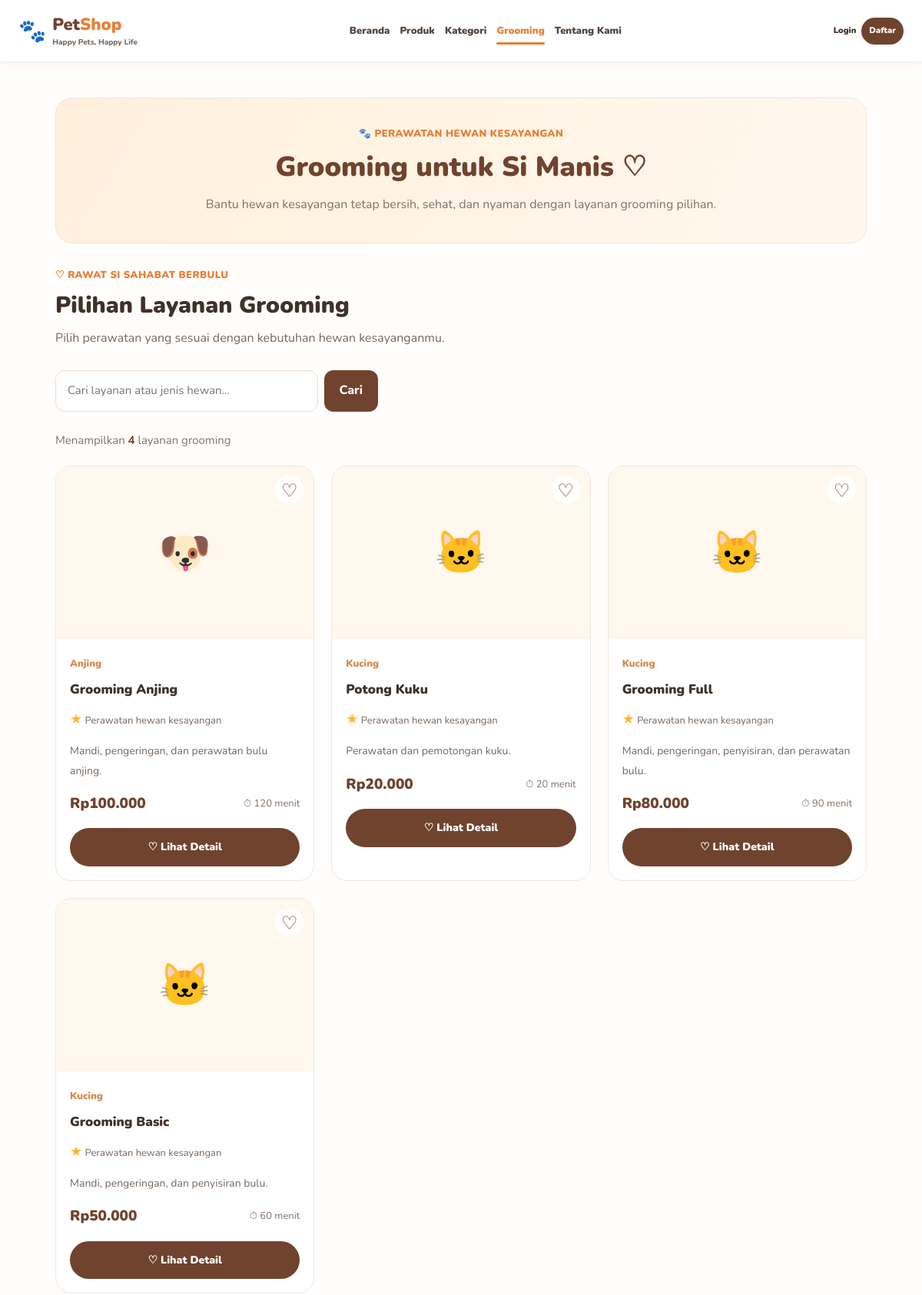
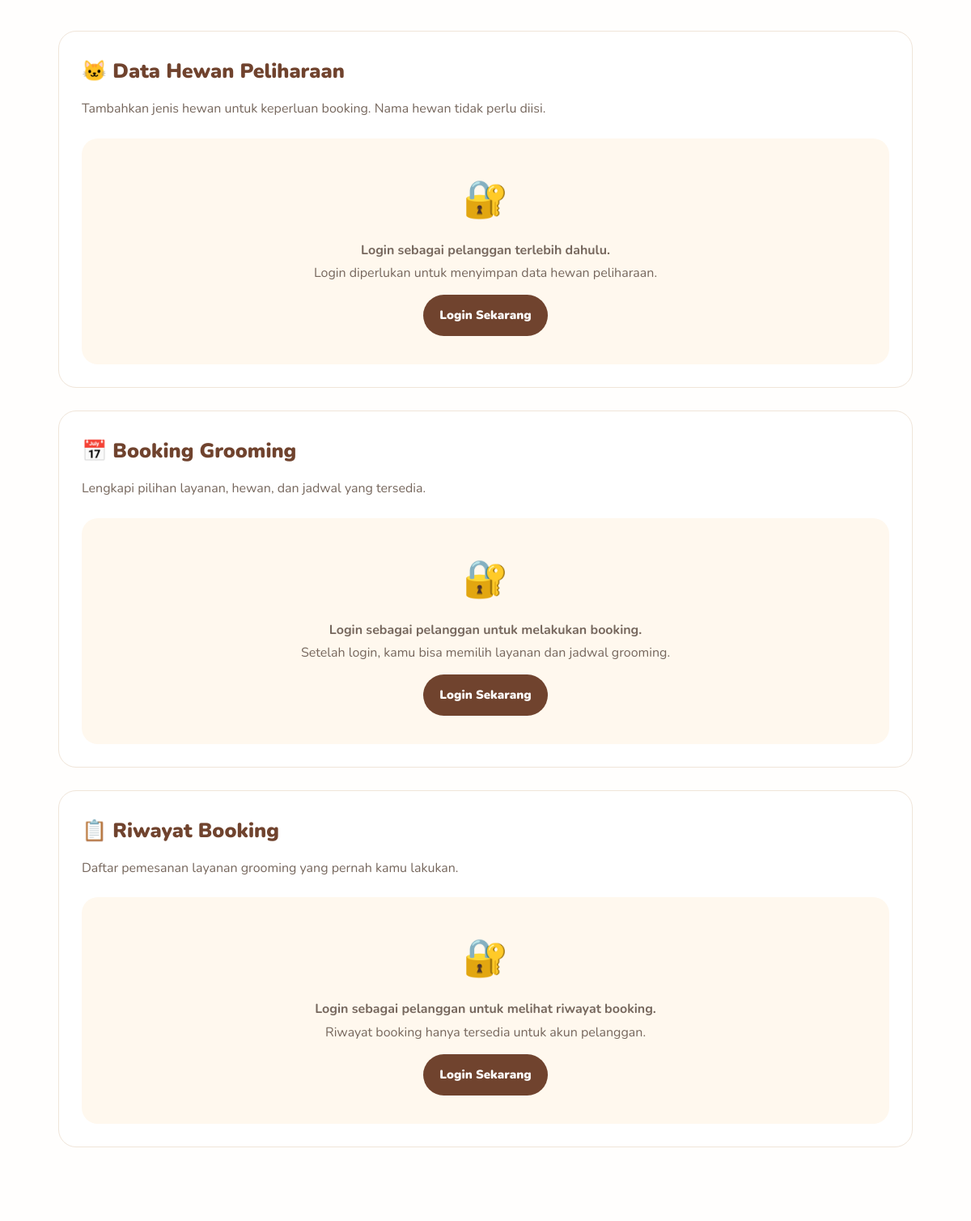
/grooming.php (upper part), run on the app's committed database (2 pictures, top to bottom).
### tables this page shows
CREATE TABLE `layanan_grooming` (
  `id` int NOT NULL,
  `nama_layanan` varchar(150) NOT NULL,
  `jenis_hewan` varchar(50) NOT NULL,
  `deskripsi` text,
  `harga` decimal(12,2) NOT NULL,
  `durasi` int NOT NULL,
  `gambar` varchar(255) DEFAULT NULL,
  `created_at` timestamp NULL DEFAULT CURRENT_TIMESTAMP
);

### grooming.php (the view, shortened to what this page needs)
<?php
require_once 'config/koneksi.php';
function e($value) {
    return htmlspecialchars((string)($value ?? ''), ENT_QUOTES, 'UTF-8');
}
function rupiah($angka) {
    return 'Rp' . number_format((float)$angka, 0, ',', '.');
}
$sudahLogin = isset($_SESSION['user_id']);
$namaPengguna = $_SESSION['nama'] ?? '';
$role = $_SESSION['role'] ?? '';
$isPelanggan = $sudahLogin && $role === 'pelanggan';
$isAdmin = $sudahLogin && $role === 'admin';
$cari = trim($_GET['cari'] ?? '');
$layananDipilih = (int)($_GET['layanan'] ?? 0);
if ($cari !== '') {
    $keyword = '%' . $cari . '%';
    $stmtLayanan = mysqli_prepare($koneksi, "
        SELECT *
        FROM layanan_grooming
        WHERE nama_layanan LIKE ?
           OR jenis_hewan LIKE ?
           OR deskripsi LIKE ?
        ORDER BY id DESC
    ");
    if ($stmtLayanan) {
        mysqli_stmt_bind_param(
            $stmtLayanan,
            'sss',
            $keyword,
            $keyword,
            $keyword
        );
    }
} else {
    $stmtLayanan = mysqli_prepare($koneksi, "
        SELECT *
        FROM layanan_grooming
        ORDER BY id DESC
    ");
}
$daftarLayanan = [];
if ($stmtLayanan) {
    mysqli_stmt_execute($stmtLayanan);
    $hasilLayanan = mysqli_stmt_get_result($stmtLayanan);
    while ($data = mysqli_fetch_assoc($hasilLayanan)) {
        $daftarLayanan[] = $data;
    }
}
$daftarHewan = [];
$daftarJadwal = [];
$hasilJadwal = mysqli_query($koneksi, "
    SELECT id, tanggal, jam
    FROM jadwal_grooming
    WHERE status = 'Tersedia'
      AND tanggal >= CURDATE()
    ORDER BY tanggal ASC, jam ASC
");
if ($hasilJadwal) {
    while ($data = mysqli_fetch_assoc($hasilJadwal)) {
        $daftarJadwal[] = $data;
    }
}
?>
<!DOCTYPE html>
<html lang="id">
<head>
    <link rel="stylesheet" href="assets/css/style.css">
</head>
<body>
<header class="navbar">
    <a href="index.php" class="brand">
        <span class="brand-paw">🐾</span>
        <span>
            <strong>Pet<span class="brand-orange">Shop</span></strong>
            <small>Happy Pets, Happy Life</small>
        </span>
    </a>
    <nav class="nav-menu" id="navMenu">
        <a href="index.php" class="nav-link">Beranda</a>
        <a href="produk.php" class="nav-link">Produk</a>
        <a href="index.php#kategori" class="nav-link">Kategori</a>
        <a href="grooming.php" class="nav-link active">Grooming</a>
        <a href="index.php#tentang" class="nav-link">Tentang Kami</a>
    </nav>
    <div class="nav-actions">
        <?php if ($sudahLogin): ?>
            <span class="welcome-user">Hai, <?= e($namaPengguna) ?>!</span>
            <?php if ($isAdmin): ?>
                <a href="admin/dashboard.php" class="btn-small">Dashboard</a>
            <?php endif; ?>
            <a href="logout.php" class="btn-small">Logout</a>
        <?php else: ?>
            <a href="login.php" class="login-link">Login</a>
            <a href="register.php" class="btn-small">Daftar</a>
        <?php endif; ?>
    </div>
</header>
<main class="catalog">
    <section class="catalog-banner">
        <div class="eyebrow">🐾 PERAWATAN HEWAN KESAYANGAN</div>
        <h1>Grooming untuk Si Manis ♡</h1>
        <p>
            Bantu hewan kesayangan tetap bersih, sehat, dan nyaman
            dengan layanan grooming pilihan.
        </p>
    </section>
    <section id="daftar-layanan">
        <div class="section-heading">
            <div>
                <p class="eyebrow">♡ RAWAT SI SAHABAT BERBULU</p>
                <h2>Pilihan Layanan Grooming</h2>
                <p>Pilih perawatan yang sesuai dengan kebutuhan hewan kesayanganmu.</p>
            </div>
        </div>
        <div class="catalog-tools">
            <form method="GET" action="grooming.php" class="catalog-search">
                <input
                    type="search"
                    name="cari"
                    value="<?= e($cari) ?>"
                    placeholder="Cari layanan atau jenis hewan..."
                    aria-label="Cari layanan grooming"
                >
                <button type="submit">Cari</button>
            </form>
        </div>
        <p class="catalog-count">
            Menampilkan <strong><?= count($daftarLayanan) ?></strong>
            layanan grooming
        </p>
        <?php if (count($daftarLayanan) > 0): ?>
            <div class="product-grid">
                <?php foreach ($daftarLayanan as $layanan): ?>
                    <?php
                    $jenisIkon = strtolower(trim($layanan['jenis_hewan'] ?? ''));
                    if (
                        strpos($jenisIkon, 'anjing') !== false &&
                        strpos($jenisIkon, 'kucing') === false
                    ) {
                        $ikon = '🐶';
                    } elseif (
                        strpos($jenisIkon, 'semua') !== false ||
                        (
                            strpos($jenisIkon, 'anjing') !== false &&
                            strpos($jenisIkon, 'kucing') !== false
                        )
                    ) {
                        $ikon = '🐶🐱';
                    } else {
                        $ikon = '🐱';
                    }
                    ?>
                    <article class="product-card">
                        <a
                            href="detail_grooming.php?id=<?= (int)$layanan['id'] ?>"
                            class="product-picture"
                            aria-label="Lihat detail <?= e($layanan['nama_layanan']) ?>"
                        >
                            <div class="product-fallback"><?= $ikon ?></div>
                            <span class="picture-heart">♡</span>
                        </a>
                        <div class="product-details">
                            <span class="product-category">
                                <?= e($layanan['jenis_hewan'] ?? 'Semua Hewan') ?>
                            </span>
                            <h3>
                                <a href="detail_grooming.php?id=<?= (int)$layanan['id'] ?>">
                                    <?= e($layanan['nama_layanan']) ?>
                                </a>
                            </h3>
                            <div class="product-rating">
                                <span>★</span>
                                Perawatan hewan kesayangan
                            </div>
                            <p style="color:#76675d;font-size:14px;line-height:1.8;margin-bottom:14px;overflow-wrap:anywhere;">
                                <?= e(
                                    $layanan['deskripsi']
                                    ?: 'Perawatan untuk menjaga kebersihan dan kenyamanan hewan.'
                                ) ?>
                            </p>
                            <div class="product-bottom">
                                <span class="product-price">
                                    <?= rupiah($layanan['harga']) ?>
                                </span>
                                <span class="product-stock">
                                    ⏱ <?= e($layanan['durasi'] ?? '-') ?> menit
                                </span>
                            </div>
                            <a
                                href="detail_grooming.php?id=<?= (int)$layanan['id'] ?>"
                                class="btn-add-cart"
                            >
                                ♡ Lihat Detail
                            </a>
                        </div>
                    </article>
                <?php endforeach; ?>
            </div>
        <?php endif; ?>
    </section>
    <section class="grooming-block" id="data-hewan" style="margin-top:40px;">
        <h2>🐱 Data Hewan Peliharaan</h2>
        <p class="grooming-description">
            Tambahkan jenis hewan untuk keperluan booking. Nama hewan tidak perlu diisi.
        </p>
        <?php if ($isPelanggan): ?>
            <form method="POST" action="grooming.php#data-hewan" class="grooming-form">
                <input type="hidden" name="aksi" value="tambah_hewan">
                <div class="grooming-row">
                    <div>
                        <label for="jenis_hewan_baru">Jenis Hewan *</label>
                        <select name="jenis" id="jenis_hewan_baru" required>
                            <option value="">-- Pilih jenis hewan --</option>
                            <option value="Kucing">Kucing</option>
                            <option value="Anjing">Anjing</option>
                        </select>
                    </div>
                    <div>
                        <label for="ras">Ras (opsional)</label>
                        <input type="text" name="ras" id="ras" placeholder="Contoh: Persia">
                    </div>
                </div>
                <div class="grooming-row">
                    <div>
                        <label for="umur">Umur (opsional)</label>
                        <input type="number" name="umur" id="umur" min="0" max="100"
                               placeholder="Umur dalam tahun">
                    </div>
                    <div>
                        <label for="jenis_kelamin">Jenis Kelamin (opsional)</label>
                        <select name="jenis_kelamin" id="jenis_kelamin">
                            <option value="">Tidak diisi</option>
                            <option value="Jantan">Jantan</option>
                            <option value="Betina">Betina</option>
                        </select>
                    </div>
                </div>
                <div>
                    <label for="catatan">Catatan (opsional)</label>
                    <textarea name="catatan" id="catatan"
                              placeholder="Catatan tambahan jika diperlukan"></textarea>
                </div>
                <button type="submit" class="grooming-btn">+ Simpan Data Hewan</button>
            </form>
        <?php else: ?>
            <div class="grooming-empty">
                <span>🔐</span>
                <strong>Login sebagai pelanggan terlebih dahulu.</strong>
                <p>Login diperlukan untuk menyimpan data hewan peliharaan.</p>
                <a href="login.php" class="grooming-btn">Login Sekarang</a>
            </div>
        <?php endif; ?>
    </section>
    <section class="grooming-block" id="booking">
        <h2>📅 Booking Grooming</h2>
        <p class="grooming-description">
            Lengkapi pilihan layanan, hewan, dan jadwal yang tersedia.
        </p>
        <?php if ($isPelanggan): ?>
            <form method="POST" action="grooming.php#booking"
                  class="grooming-form" id="formBooking">
                <input type="hidden" name="aksi" value="booking">
                <div>
                    <label for="layanan_id">Layanan Grooming *</label>
                    <select name="layanan_id" id="layanan_id" required>
                        <option value="">-- Pilih layanan grooming --</option>
                        <?php foreach ($daftarLayanan as $layanan): ?>
                            <option
                                value="<?= (int)$layanan['id'] ?>"
                                data-jenis="<?= e($layanan['jenis_hewan']) ?>"
                                <?= $layananDipilih === (int)$layanan['id'] ? 'selected' : '' ?>
                            >
                                <?= e($layanan['nama_layanan']) ?>
                                — <?= rupiah($layanan['harga']) ?>
                            </option>
                        <?php endforeach; ?>
                    </select>
                    <p class="grooming-info" id="infoLayanan"></p>
                </div>
                <div>
                    <label for="hewan_id">Jenis Hewan Peliharaan *</label>
                    <select name="hewan_id" id="hewan_id" required>
                        <option value="">-- Pilih hewan --</option>
                        <?php foreach ($daftarHewan as $hewan): ?>
                            <option
                                value="<?= (int)$hewan['id'] ?>"
                                data-jenis="<?= e($hewan['jenis']) ?>"
                            >
                                <?= e($hewan['jenis']) ?>
                                <?= !empty($hewan['ras']) ? ' - ' . e($hewan['ras']) : '' ?>
                                <?= $hewan['umur'] !== null && $hewan['umur'] !== ''
                                    ? ' (' . e($hewan['umur']) . ' tahun)' : '' ?>
                            </option>
                        <?php endforeach; ?>
                    </select>
                    <?php if (count($daftarHewan) === 0): ?>
                        <p class="grooming-notice">
                            Tambahkan data hewan terlebih dahulu sebelum booking.
                        </p>
                    <?php endif; ?>
                </div>
                <div>
                    <label for="jadwal_id">Tanggal dan Jam *</label>
                    <select name="jadwal_id" id="jadwal_id" required>
                        <option value="">-- Pilih jadwal tersedia --</option>
                        <?php foreach ($daftarJadwal as $jadwal): ?>
                            <option value="<?= (int)$jadwal['id'] ?>">
                                <?= e(date('d-m-Y', strtotime($jadwal['tanggal']))) ?>
                                — <?= e(substr($jadwal['jam'], 0, 5)) ?>
                            </option>
                        <?php endforeach; ?>
                    </select>
                    <?php if (count($daftarJadwal) === 0): ?>
                        <p class="grooming-notice">
                            Belum ada jadwal tersedia. Silakan hubungi admin.
                        </p>
                    <?php endif; ?>
                </div>
                <button type="submit" class="grooming-btn"
                    <?= count($daftarHewan) === 0 ||
                        count($daftarJadwal) === 0 ||
                        count($daftarLayanan) === 0 ? 'disabled' : '' ?>>
                    Konfirmasi Booking
                </button>
            </form>
        <?php else: ?>
            <div class="grooming-empty">
                <span>🔐</span>
                <strong>Login sebagai pelanggan untuk melakukan booking.</strong>
                <p>Setelah login, kamu bisa memilih layanan dan jadwal grooming.</p>
                <a href="login.php" class="grooming-btn">Login Sekarang</a>
            </div>
        <?php endif; ?>
    </section>
    <section class="grooming-block" id="riwayat">
        <h2>📋 Riwayat Booking</h2>
        <p class="grooming-description">
            Daftar pemesanan layanan grooming yang pernah kamu lakukan.
        </p>
        <?php if (!$isPelanggan): ?>
            <div class="grooming-empty">
                <span>🔐</span>
                <strong>Login sebagai pelanggan untuk melihat riwayat booking.</strong>
                <p>Riwayat booking hanya tersedia untuk akun pelanggan.</p>
                <a href="login.php" class="grooming-btn">Login Sekarang</a>
            </div>
        <?php endif; ?>
    </section>
</main>
</body>
</html>

### data on the page
layanan_grooming: jenis_hewan "🐶", jenis_hewan "Anjing", nama_layanan "Grooming Anjing", deskripsi "Mandi, pengeringan, dan perawatan bulu anjing.", harga "Rp100.000", durasi "120"
layanan_grooming: jenis_hewan "🐱", jenis_hewan "Kucing", nama_layanan "Potong Kuku", deskripsi "Perawatan dan pemotongan kuku.", harga "Rp20.000", durasi "20"
layanan_grooming: jenis_hewan "🐱", jenis_hewan "Kucing", nama_layanan "Grooming Full", deskripsi "Mandi, pengeringan, penyisiran, dan perawatan bulu.", harga "Rp80.000", durasi "90"
layanan_grooming: jenis_hewan "🐱", jenis_hewan "Kucing", nama_layanan "Grooming Basic", deskripsi "Mandi, pengeringan, dan penyisiran bulu.", harga "Rp50.000", durasi "60"

### other printed values
count($daftarLayanan) "4"
